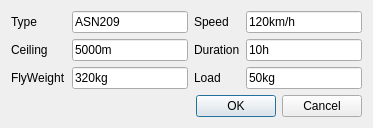
<?xml version="1.0" encoding="UTF-8"?>
<ui version="4.0">
 <class>Setting</class>
 <widget class="QDialog" name="Setting">
  <property name="geometry">
   <rect>
    <x>0</x>
    <y>0</y>
    <width>373</width>
    <height>126</height>
   </rect>
  </property>
  <property name="windowTitle">
   <string>Dialog</string>
  </property>
  <layout class="QVBoxLayout" name="verticalLayout">
   <item>
    <layout class="QGridLayout" name="gridLayout">
     <item row="2" column="1">
      <widget class="QLineEdit" name="le_flyweight">
       <property name="text">
        <string>320kg</string>
       </property>
       <property name="readOnly">
        <bool>true</bool>
       </property>
      </widget>
     </item>
     <item row="0" column="1">
      <widget class="QLineEdit" name="le_type">
       <property name="text">
        <string>ASN209</string>
       </property>
       <property name="readOnly">
        <bool>true</bool>
       </property>
      </widget>
     </item>
     <item row="0" column="2">
      <widget class="QLabel" name="label_4">
       <property name="text">
        <string>Speed</string>
       </property>
      </widget>
     </item>
     <item row="2" column="0">
      <widget class="QLabel" name="label_3">
       <property name="text">
        <string>FlyWeight</string>
       </property>
      </widget>
     </item>
     <item row="1" column="2">
      <widget class="QLabel" name="label_5">
       <property name="text">
        <string>Duration</string>
       </property>
      </widget>
     </item>
     <item row="0" column="0">
      <widget class="QLabel" name="label">
       <property name="text">
        <string>Type</string>
       </property>
      </widget>
     </item>
     <item row="2" column="2">
      <widget class="QLabel" name="label_6">
       <property name="text">
        <string>Load</string>
       </property>
      </widget>
     </item>
     <item row="1" column="0">
      <widget class="QLabel" name="label_2">
       <property name="text">
        <string>Ceiling</string>
       </property>
      </widget>
     </item>
     <item row="0" column="3">
      <widget class="QLineEdit" name="le_speed">
       <property name="text">
        <string>120km/h</string>
       </property>
       <property name="readOnly">
        <bool>true</bool>
       </property>
      </widget>
     </item>
     <item row="1" column="1">
      <widget class="QLineEdit" name="le_ceiliing">
       <property name="text">
        <string>5000m</string>
       </property>
       <property name="readOnly">
        <bool>true</bool>
       </property>
      </widget>
     </item>
     <item row="1" column="3">
      <widget class="QLineEdit" name="le_duration">
       <property name="text">
        <string>10h</string>
       </property>
       <property name="readOnly">
        <bool>true</bool>
       </property>
      </widget>
     </item>
     <item row="2" column="3">
      <widget class="QLineEdit" name="le_load">
       <property name="text">
        <string>50kg</string>
       </property>
       <property name="readOnly">
        <bool>true</bool>
       </property>
      </widget>
     </item>
    </layout>
   </item>
   <item>
    <widget class="QDialogButtonBox" name="buttonBox">
     <property name="orientation">
      <enum>Qt::Horizontal</enum>
     </property>
     <property name="standardButtons">
      <set>QDialogButtonBox::Cancel|QDialogButtonBox::Ok</set>
     </property>
    </widget>
   </item>
  </layout>
 </widget>
 <resources/>
 <connections>
  <connection>
   <sender>buttonBox</sender>
   <signal>accepted()</signal>
   <receiver>Setting</receiver>
   <slot>accept()</slot>
   <hints>
    <hint type="sourcelabel">
     <x>248</x>
     <y>254</y>
    </hint>
    <hint type="destinationlabel">
     <x>157</x>
     <y>274</y>
    </hint>
   </hints>
  </connection>
  <connection>
   <sender>buttonBox</sender>
   <signal>rejected()</signal>
   <receiver>Setting</receiver>
   <slot>reject()</slot>
   <hints>
    <hint type="sourcelabel">
     <x>316</x>
     <y>260</y>
    </hint>
    <hint type="destinationlabel">
     <x>286</x>
     <y>274</y>
    </hint>
   </hints>
  </connection>
 </connections>
</ui>
